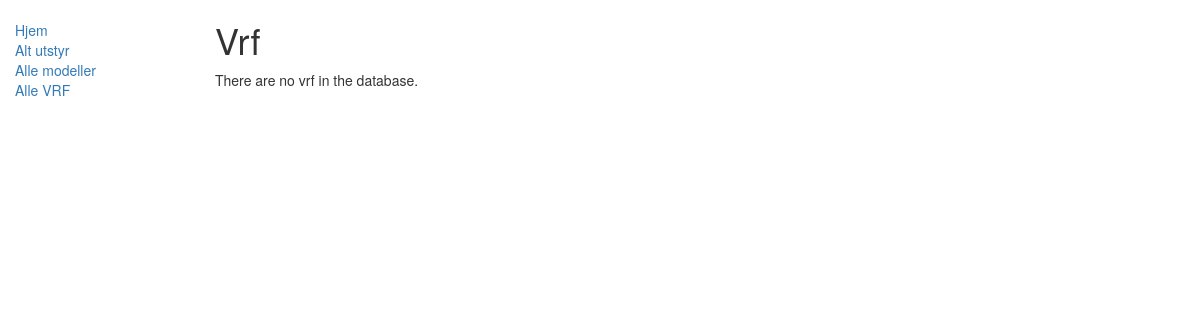
Page /prov/vrf on the earlier database version.
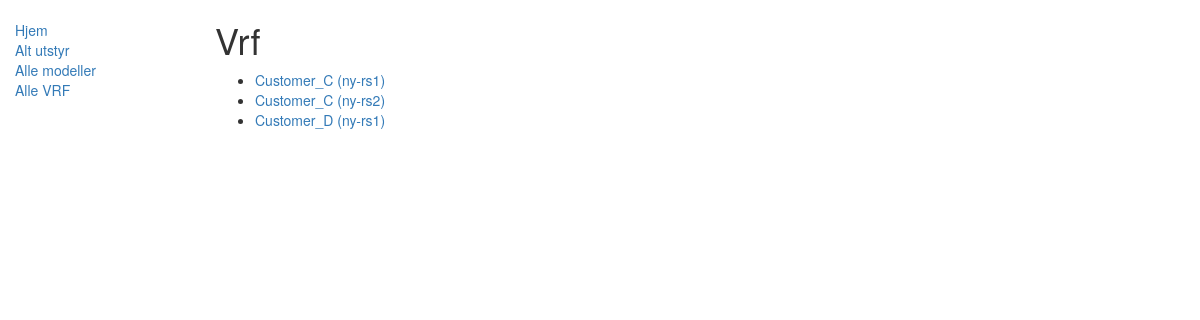
Same page on the later database version.
### prov/models.py (models this page shows, shortened)
class Vrf(models.Model):
    name = models.CharField(max_length=200, help_text="Enter name of the vrf")
    equipment = models.ForeignKey('Equipment', on_delete=models.CASCADE, null=True, help_text="Equip VRF is connected to")
    loopback = models.CharField(max_length=200, help_text="Enter loopback addr, eg 1.1.1.1/32")
    linknet = models.CharField(max_length=200, help_text="Enter linknet addr, eg 1.1.1.1/31")
    def get_absolute_url(self):
        return reverse('vrf-detail', args=[str(self.id)])
    class Meta:
        ordering = ['name']

class Equipment(models.Model):
    name = models.CharField(max_length=200, help_text="Enter name of the equipment")
    playbook = models.ForeignKey('Playbook', on_delete=models.SET_NULL, null=True)
    inventory = models.ForeignKey('Inventory', on_delete=models.SET_NULL, null=True)
    os = models.ForeignKey('Os', on_delete=models.SET_NULL, null=True)
    equip_model = models.ForeignKey('Emodel', on_delete=models.SET_NULL, null=True)
    def __str__(self):
        return self.name
    class Meta:
        ordering = ['name']

### prov/views.py (the view)
# urls.py: path('vrf', views.VrfListView.as_view(), name='vrf'),
class VrfListView(generic.ListView):
    model = Vrf
    paginate_by = 10

### prov/templates/prov/vrf_list.html
{% extends "base_generic.html" %}
{% block content %}
    <h1>Vrf</h1>
    {% if vrf_list %}
    <ul>
      {% for vrf in vrf_list %}
      <li>
        <a href="{{ vrf.get_absolute_url }}">{{ vrf.name }} ({{ vrf.equipment }})</a>
      </li>
      {% endfor %}
    </ul>
    {% else %}
      <p>There are no vrf in the database.</p>
    {% endif %}
{% endblock %}

Differences in the rows shown:
added Vrf: name "Customer_C", equipment "ny-rs1"
added Vrf: name "Customer_C", equipment "ny-rs2"
added Vrf: name "Customer_D", equipment "ny-rs1"
Other differences:
text no longer shown: "There are no vrf in the database."
